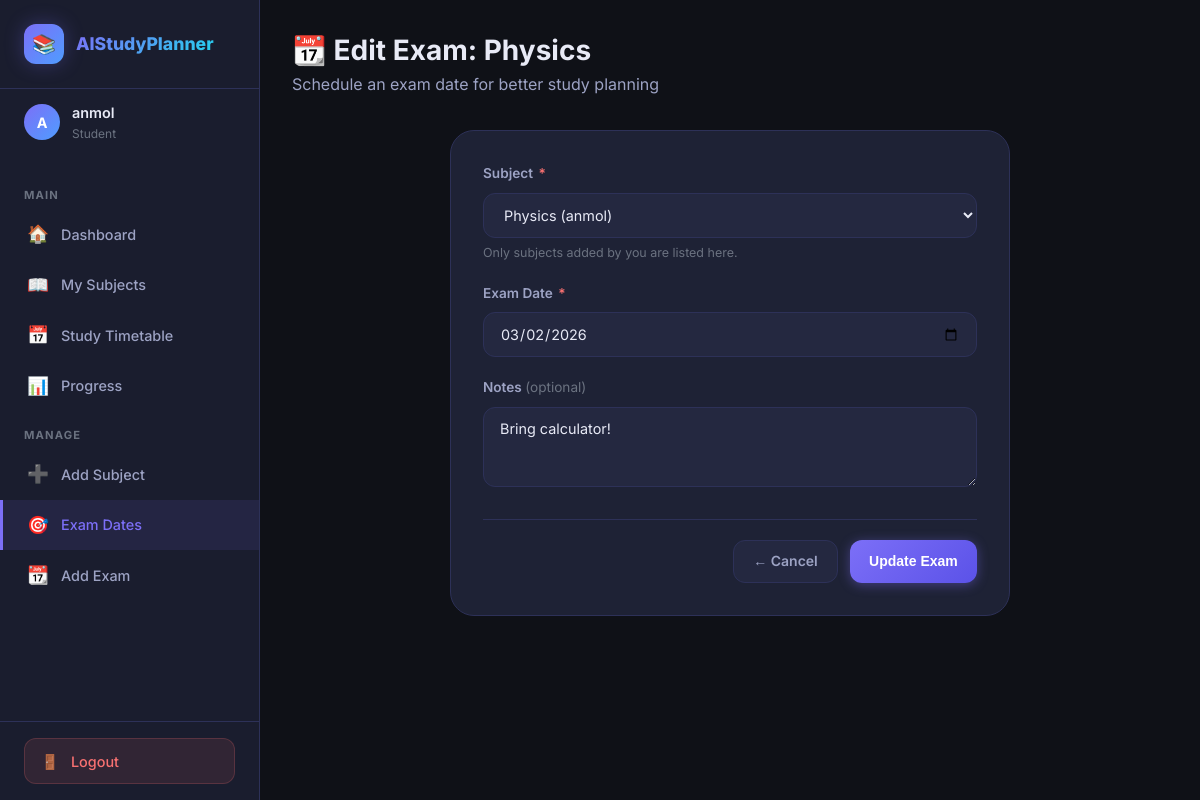
/exams/1/edit/ (signed in), run on the app's committed database.
### planner/models.py (models this page shows, shortened)
class Exam(models.Model):
    user = models.ForeignKey(User, on_delete=models.CASCADE, related_name='exams')
    subject = models.OneToOneField(
        Subject,
        on_delete=models.CASCADE,
        related_name='exam'
    )
    exam_date = models.DateField()
    notes = models.TextField(blank=True, null=True)
    created_at = models.DateTimeField(auto_now_add=True)
    class Meta:
        ordering = ['exam_date']

### planner/views.py (the view)
# urls.py: path('exams/<int:pk>/edit/',   views.exam_edit_view,   name='exam_edit'),
@login_required
def exam_edit_view(request, pk):
    exam = get_object_or_404(Exam, pk=pk, user=request.user)
    if request.method == 'POST':
        form = ExamForm(request.user, request.POST, instance=exam)
        if form.is_valid():
            form.save()
            messages.success(request, "Exam date updated!")
            generate_study_plan(request.user)  # Regenerate plan
            return redirect('exam_list')
    else:
        form = ExamForm(request.user, instance=exam)
    return render(request, 'planner/exam_form.html', {
        'form': form,
        'title': f'Edit Exam: {exam.subject.name}',
        'button_text': 'Update Exam',
    })

### planner/forms.py (shortened to what this page needs)
class ExamForm(forms.ModelForm):
    class Meta:
        model = Exam
        fields = ['subject', 'exam_date', 'notes']
        widgets = {
            'exam_date': forms.DateInput(attrs={
                'type': 'date',  # HTML5 date picker
            }),
            'notes': forms.Textarea(attrs={
                'placeholder': 'Any notes about this exam (optional)',
                'rows': 3,
            }),
        }
        labels = {
            'subject': 'Select Subject',
            'exam_date': 'Exam Date',
            'notes': 'Notes (optional)',
        }
    def __init__(self, user, *args, **kwargs):
        super().__init__(*args, **kwargs)
        self.fields['subject'].queryset = Subject.objects.filter(user=user)

### planner/models.py (called while the page is built)
    def __str__(self):
        return f"{self.name} ({self.user.username})"

### templates/planner/exam_form.html (shortened to what this page needs)
{% extends "base_dashboard.html" %}
{% block content %}
<div class="page-header">
    <h1>📆 {{ title }}</h1>
    <p>Schedule an exam date for better study planning</p>
</div>
<div class="form-card animate-slide-up">
    <form method="post" id="exam-form" novalidate>
        <div class="form-group">
            <label for="{{ form.subject.id_for_label }}" class="form-label">
                Subject <span class="required">*</span>
            </label>
            {{ form.subject }}
            <p style="font-size:0.78rem; color:var(--text-muted); margin-top:0.3rem;">
                Only subjects added by you are listed here.
            </p>
        </div>
        <div class="form-group">
            <label for="{{ form.exam_date.id_for_label }}" class="form-label">
                Exam Date <span class="required">*</span>
            </label>
            {{ form.exam_date }}
        </div>
        <div class="form-group">
            <label for="{{ form.notes.id_for_label }}" class="form-label">
                Notes <span class="text-muted" style="font-weight:400;">(optional)</span>
            </label>
            {{ form.notes }}
        </div>
        <div class="form-actions">
            <a href="{% url 'exam_list' %}" class="btn btn-secondary">← Cancel</a>
            <button type="submit" class="btn btn-primary" id="btn-submit-exam">
                {{ button_text }}
            </button>
        </div>
    </form>
</div>
{% endblock %}

### templates/base_dashboard.html (shortened to what this page needs)
{% load static %}
<!DOCTYPE html>
<html lang="en">
<head>
    <link rel="stylesheet" href="{% static 'css/style.css' %}">
</head>
<body>
    <div class="app-layout">
        <aside class="sidebar" role="navigation" aria-label="Main navigation">
            <div class="sidebar-brand">
                <div class="brand-logo">
                    <div class="brand-icon">📚</div>
                    <span class="brand-text">AIStudyPlanner</span>
                </div>
            </div>
            <div class="sidebar-user">
                <div class="user-avatar" aria-hidden="true">
                    {{ request.user.username|slice:":1"|upper }}
                </div>
                <div class="user-info">
                    <div class="user-name">{{ request.user.username }}</div>
                    <div class="user-label">Student</div>
                </div>
            </div>
            <nav class="sidebar-nav">
                <div class="nav-section-label">Main</div>
                <a href="{% url 'dashboard' %}" class="nav-item" id="nav-dashboard">
                    <span class="nav-icon">🏠</span>
                    Dashboard
                </a>
                <a href="{% url 'subject_list' %}" class="nav-item" id="nav-subjects">
                    <span class="nav-icon">📖</span>
                    My Subjects
                </a>
                <a href="{% url 'timetable' %}" class="nav-item" id="nav-timetable">
                    <span class="nav-icon">📅</span>
                    Study Timetable
                </a>
                <a href="{% url 'progress' %}" class="nav-item" id="nav-progress">
                    <span class="nav-icon">📊</span>
                    Progress
                </a>
                <div class="nav-section-label">Manage</div>
                <a href="{% url 'subject_add' %}" class="nav-item" id="nav-add-subject">
                    <span class="nav-icon">➕</span>
                    Add Subject
                </a>
                <a href="{% url 'exam_list' %}" class="nav-item" id="nav-exams">
                    <span class="nav-icon">🎯</span>
                    Exam Dates
                </a>
                <a href="{% url 'exam_add' %}" class="nav-item" id="nav-add-exam">
                    <span class="nav-icon">📆</span>
                    Add Exam
                </a>
            </nav>
            <div class="sidebar-footer">
                <a href="{% url 'logout' %}" class="logout-btn" id="btn-logout">
                    <span>🚪</span>
                    Logout
                </a>
            </div>
        </aside>
        <main class="main-content" role="main">
            {% block content %}{% endblock %}
        </main>
    </div>
</body>
</html>

### data on the page
Exam: subject "Physics (anmol)", exam_date "03/02/2026", notes "Bring calculator!"

### other printed values
{{ request.user.username|slice:":1"|upper }} "A"
{{ request.user.username }} "anmol"
{{ title }} "Edit Exam: Physics"
{{ button_text }} "Update Exam"
